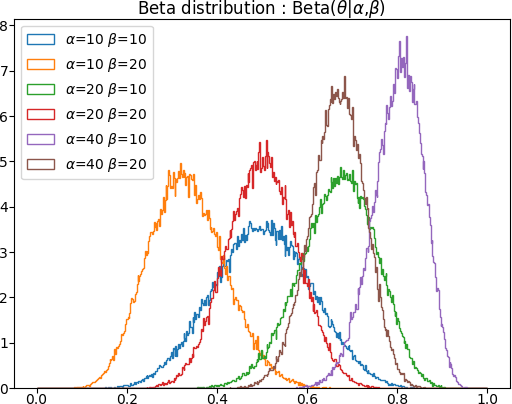

Source code (Python):
#coding: utf-8

import numpy as np
import numpy.random as rd
import matplotlib.pyplot as plt
from math import pi
from scipy.special import i0

#データ数
NUM=100000

"""ベータ分布"""
for a in [10,20,40]:
    for b in [10,20]:
        data = list()
        for i in range(NUM):
            data.append(rd.beta(a, b))
        label = "$\\alpha$=%s $\\beta$=%s" %(a, b)
        plt.hist(np.array(data), histtype='step', bins=500, range=(0.0, 1.0), normed=True, label=label)
plt.title("Beta distribution : Beta($\\theta$|$\\alpha$,$\\beta$)")
plt.legend(loc="upper left")
filename="Beta.png"
plt.savefig(filename)
plt.show()
